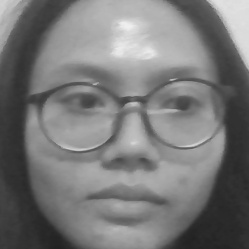
#> input picture face_dataset/User.1.1.jpg, 249 x 249 px, given in place of the camera
$ python face_detection.py
#> lines starting #> are read from the running program, lines starting #| are printed output that depends on the picture; after the words box and inside, x2 and y2 are one past the last pixel; in counts of white or black regions, pixels touching at a corner belong together
import cv2
import numpy as np


face_cascade = cv2.CascadeClassifier('haarcascade_frontalface_default.xml')
eye_cascade = cv2.CascadeClassifier("haarcascade_eye_tree_eyeglasses.xml")
cap = cv2.VideoCapture(0)

while True:
    ret, frame = cap.read()
#> frame is the input picture: shape (249, 249, 3); min 33, max 240, mean 120.1
    # frame = cv2.resize(frame, None, fx=0.8, fy=0.8, interpolation=cv2.INTER_AREA)
    gray_frame = cv2.cvtColor(frame, cv2.COLOR_BGR2GRAY)

    if ret == False:
        continue

    #deteksi wajah
    faces = face_cascade.detectMultiScale(gray_frame, 1.3, 5)
#> faces = [[38, 21, 196, 196]]
    if len(faces) == 0:
        continue

    for face in faces[:1]:
        x, y, w, h = face

        offset = 10
        face_offset = frame[y-offset: y+h+offset, x-offset: x+w+offset]
        face_selection = cv2.resize(face_offset, (100,100))

        cv2.imshow("Face", face_selection)
        cv2.rectangle(frame, (x,y), (x+w, y+h), (0, 255, 0), 5)

        roi_gray = gray_frame[y:y+h, x:x+w]
        roi_color = frame[y:y+h, x:x+w]

        # Deteksi mata dan kacamata dalam ROI wajah
        eyes = eye_cascade.detectMultiScale(roi_gray)
        for (ex,ey,ew,eh) in eyes:
            # Gambar kotak di sekitar mata atau kacamata
            cv2.rectangle(roi_color,(ex,ey),(ex+ew,ey+eh),(0,255,0),2)
#> this loop made 1 pass
#> (x, y, w, h, offset, eyes) on pass 1: (38, 21, 196, 196, 10, [[122, 60, 45, 45], [21, 55, 52, 52]])
#> pass 1, `face_offset = frame[y-offset: y+h+offset, x-offset: x+w+offset]`:
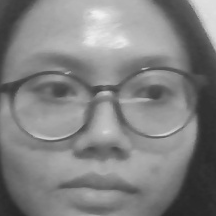
#> face_offset: shape (216, 216, 3); min 38, max 240, mean 129.7
#> pass 1, `roi_gray = gray_frame[y:y+h, x:x+w]`:
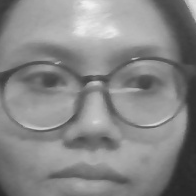
#> roi_gray: shape (196, 196); min 39, max 240, mean 135.2
#> pass 1, `roi_color = frame[y:y+h, x:x+w]`:
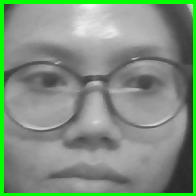
#> roi_color: shape (196, 196, 3); mean B, G, R 127.3, 145.2, 127.3
#> after the loop:
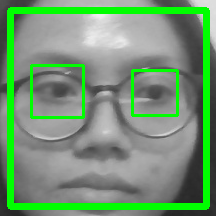
#> face_offset: shape (216, 216, 3); 14.2% of pixels changed, all inside (x1, y1, x2, y2) = (7, 7, 210, 210)
#> after the loop:
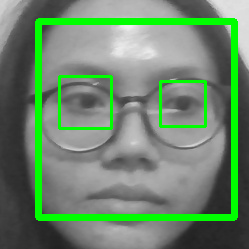
#> frame: shape (249, 249, 3); 10.68% of pixels changed, all inside (x1, y1, x2, y2) = (35, 18, 238, 221)
#> after the loop:
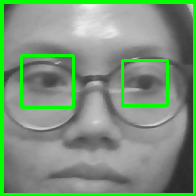
#> roi_color: shape (196, 196, 3); 3.01% of pixels changed, all inside (x1, y1, x2, y2) = (20, 54, 169, 109)

    cv2.imshow("faces", frame)
    key_pressed = cv2.waitKey(1) & 0xFF
#> (key Esc is pressed here)
    if key_pressed == ord ('q'):
        break

cap.release()
cv2.destroyAllWindows()
